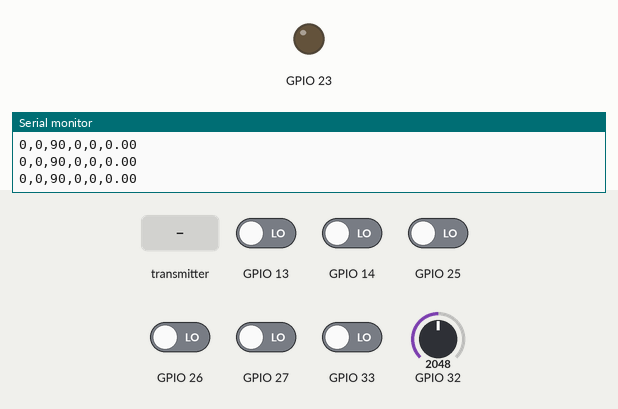
Recording of a sketch running on a simulated ESP32. Parts: output pins drawn as LEDs (lit = HIGH), the last lines printed to the serial monitor. Dashed ring = blinking. The inputs (shaded band) are chosen by the test bench; at power-on: GPIO 13, GPIO 14, GPIO 25–27, GPIO 33 LOW, GPIO 32 = 2048.

Above: at 0.8 s.
0.9 s: GPIO 25 driven HIGH
At 1.6 s:
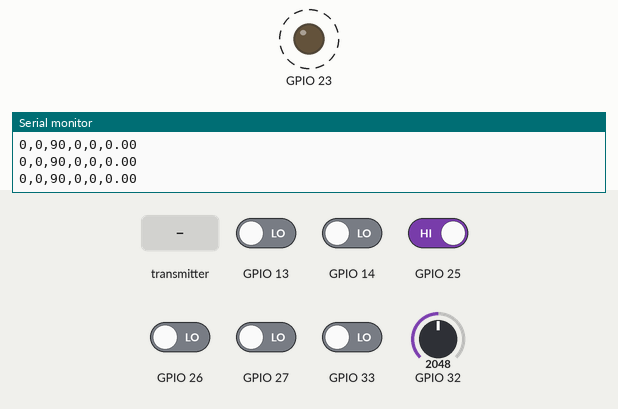
3.9 s: the transmitter starts sending hook_height = 25
At 5.1 s:
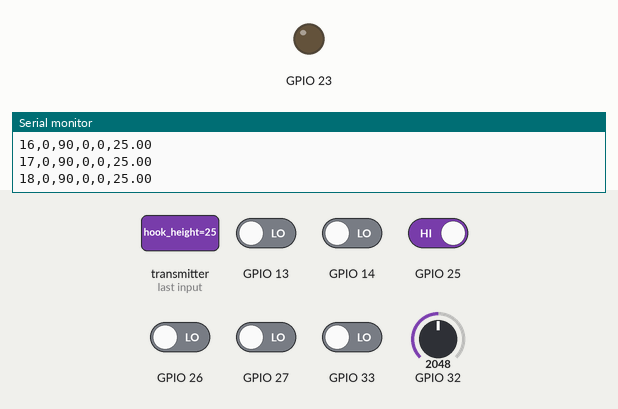
5.4 s: the transmitter starts sending hook_height = 0
At 5.63 s:
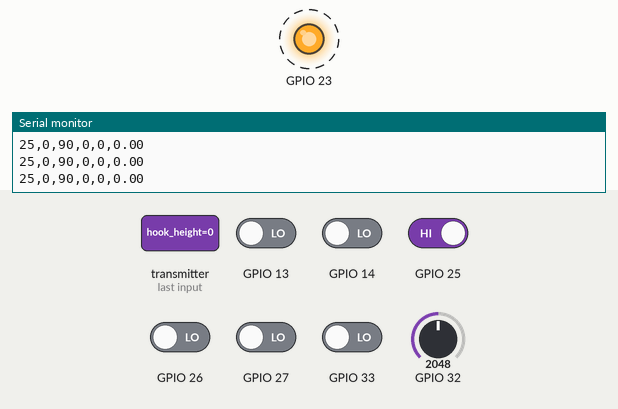
8.4 s: the transmitter starts sending hook_height = 50
Timing chart, 0 to 10.9 s (numbered marks = the images above; inputs shaded):
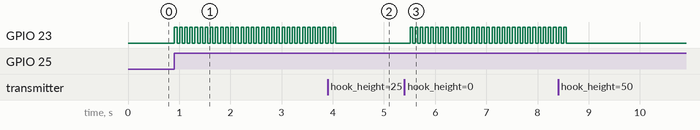

Measured:
- after the input at 0.9 s, GPIO 23: alternates HIGH for 0.05 s and LOW for 0.05 s, starting at once
- after the input at 3.9 s, GPIO 23: goes on until 4.1 s, then stays LOW
- after the input at 5.4 s, GPIO 23: alternates HIGH for 0.05 s and LOW for 0.05 s, starting after 0.11 s
- after the input at 8.4 s, GPIO 23: goes on until 8.6 s, then stays LOW

The sketch:

MCU_Remote_Ctrl.ino
```cpp
#include "ESPNow.h"
#include "C0.h"
#include "C1.h"

void setup() {
  Serial.begin(115200);

  // Setup ESP-NOW
  ESPNowS();

  // Setup pin yang digunakan pada remote control
  pinMode(32, INPUT);

  pinMode(33, INPUT_PULLDOWN);
  pinMode(25, INPUT_PULLDOWN);
  pinMode(26, INPUT_PULLDOWN);
  pinMode(27, INPUT_PULLDOWN);

  pinMode(14, INPUT_PULLDOWN);
  pinMode(13, INPUT_PULLDOWN);

  pinMode(23, OUTPUT);

  // Berisi setup fungsi RTOS yang dijalankan di Core 0 ESP32
  C0S();
  // Berisi setup fungsi RTOS yang dijalankan di Core 1 ESP32
  C1S();

  //Untuk menghapus loop task untuk meminimalisir gangguan pada saat sistem sedang idle
  vTaskDelete(NULL);
}

void loop() {
}
```

C0.h
```cpp
#include "esp32-hal.h"
#include "esp32-hal-gpio.h"

// Semaphore untuk menyalakan task pada fungsi RTOS Alarm() di Core 1
SemaphoreHandle_t AlarmOn;

// Fungsi untuk membuat teks dengan format CSV (Comma Separated Value) untuk memudahkan
// print value suatu variabel pada serial monitor
String csvString = "";

template<typename T>
void addValue(T value) {
  if (csvString.length() > 0) csvString += ",";
  csvString += String(value);
}

// Fungsi RTOS untuk membaca tombol pada remote control
void ReadSensor(void *pvParameters) {
  while (1) {

    // Tombol untuk menggerakkan base ke kiri
    if (digitalRead(33) == HIGH) {
      if (actuator_data.hook_height >= 5) {
        if (servo_data.base > 0) servo_data.base--;
      } else xSemaphoreGive(AlarmOn);

      vTaskDelay(50 / portTICK_PERIOD_MS);
    }

    // Tombol untuk menggerakkan base ke kanan
    if (digitalRead(25) == HIGH) {
      if (actuator_data.hook_height >= 5) {
        if (servo_data.base < 180) servo_data.base++;
      } else xSemaphoreGive(AlarmOn);

      vTaskDelay(50 / portTICK_PERIOD_MS);
    }

    // Tombol untuk menggerakkan elbow ke bawah
    if (digitalRead(26) == HIGH) {
      if (servo_data.elbow > 0) servo_data.elbow--;
      vTaskDelay(50 / portTICK_PERIOD_MS);
    }

    // Tombol untuk menggerakkan elbow ke atas
    if (digitalRead(27) == HIGH) {
      if (servo_data.elbow < 75) servo_data.elbow++;
      vTaskDelay(50 / portTICK_PERIOD_MS);
    }

    // Membaca potensiometer untuk menggerakkan capitan pada gripper
    servo_data.gripper = map(analogRead(32), 0, 4095, 0, 180);

    // Tombol untuk tarik-ulur tali crane
    digitalRead(14) == 1 ? servo_data.hook_tarik = 90 : servo_data.hook_tarik = 0;
    digitalRead(13) == 1 ? servo_data.hook_ulur = 90 : servo_data.hook_ulur = 0;

    // Print nilai setiap variabel yang menyimpan value masing-masing tombol remote control
    addValue(servo_data.base);
    addValue(servo_data.elbow);
    addValue(servo_data.gripper);
    addValue(servo_data.hook_tarik);
    addValue(servo_data.hook_ulur);
    addValue(actuator_data.hook_height);
    Serial.println(csvString);
    csvString = "";

    // Mengirim data remote control ke aktuator
    esp_now_send(broadcastAddress, (uint8_t *)&servo_data, sizeof(servo_data));

    vTaskDelay(10 / portTICK_PERIOD_MS);
  }
}

// Setup fungsi RTOS yang dijalankan di Core 0 ESP32
void C0S() {
  AlarmOn = xSemaphoreCreateBinary();

  xTaskCreatePinnedToCore(
    ReadSensor,
    "ReadSensor",
    2048,
    NULL,
    5,
    NULL,
    0);
}
```

C1.h
```cpp
// Fungsi RTOS untuk menyalakan alarm ketika semaphore AlarmOn tersedia
// Semaphore tersebut tersedia ketika tinggi dari gripper <5 cm
void Alarm(void *pvParameters) {
  while (1) {
    xSemaphoreTake(AlarmOn, portMAX_DELAY);

    digitalWrite(23, HIGH);
    vTaskDelay(50 / portTICK_PERIOD_MS);
    digitalWrite(23, LOW);
    vTaskDelay(50 / portTICK_PERIOD_MS);
  }
}

// Setup fungsi RTOS yang dijalankan di Core 1 ESP32
void C1S() {
  xTaskCreatePinnedToCore(
    Alarm,
    "Alarm",
    2048,
    NULL,
    5,
    NULL,
    0);
}
```

ESPNow.h
```cpp
#include <esp_now.h>
#include <WiFi.h>

#include "esp32-hal-adc.h"

// MAC addr ESP ini 08:a6:f7:21:aa:94

// Struct yang berisi data remote control yang dikirim ke aktuator
struct {
  int base, elbow, hook_tarik, hook_ulur, gripper;
} servo_data;

// Struct yang berisi data dari aktuator yang diterima oleh remote control
struct {
  float hook_height;
} actuator_data;

// MAC address aktuator
uint8_t broadcastAddress[] = { 0x24, 0xDC, 0xC3, 0xC6, 0xBE, 0xDC };

// Fungsi untuk menyimpan info peer dari ESP-NOW (ESP aktuator)
esp_now_peer_info_t peerInfo;

// Fungsi yang dijalankan ketika data sudah dikirimkan, untuk mengecek status apakah data terkirim atau tidak ke peer (ESP aktuator)
void OnDataSent(const uint8_t *mac_addr, esp_now_send_status_t status) {
  // if (status == ESP_NOW_SEND_SUCCESS) Serial.println("Data sent!");
  // else Serial.println("Failed to send data!");
}

// Fungsi yang dijalankan ketika data masuk dari peer (ESP aktuator) ke ESP remote control
void IncomingData(const uint8_t *mac, const uint8_t *incomingData, int len) {
  memcpy(&actuator_data, incomingData, sizeof(actuator_data));
}

// Fungsi setup ESP-NOW
void ESPNowS() {
  WiFi.mode(WIFI_STA);
  while (esp_now_init() != ESP_OK) Serial.println("Failed to start ESP-NOW!");

  esp_now_register_recv_cb(IncomingData);
  esp_now_register_send_cb(OnDataSent);

  memcpy(peerInfo.peer_addr, broadcastAddress, 6);
  peerInfo.channel = 0;
  peerInfo.encrypt = false;
  while (esp_now_add_peer(&peerInfo) != ESP_OK) Serial.println("Failed to add peer!");
}
```
